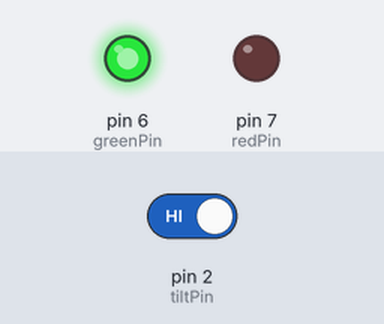
A sketch run on a simulated Arduino Uno, built with avr-gcc and run on an emulated ATmega328P. On the bench: output pins drawn as LEDs (lit = HIGH). The inputs (shaded band) are chosen by the test bench; at power-on: pin 2 (tiltPin) HIGH. What the sketch prints to the serial monitor is not drawn.

Above: at 1.2 s.
1.3 s: pin 2 (tiltPin) driven LOW
At 1.8 s:
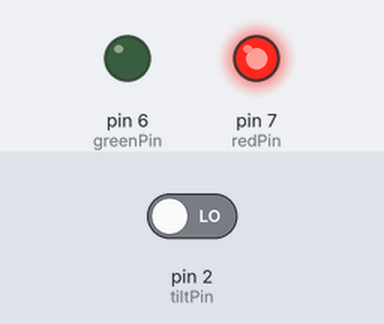
2.8 s: pin 2 (tiltPin) driven HIGH
At 4.2 s:
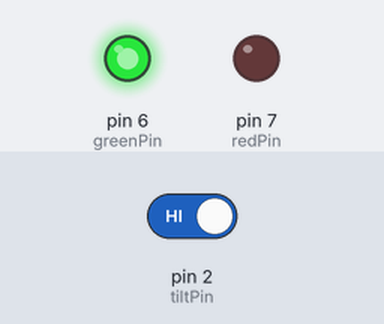
Timing chart, 0 to 5.8 s (numbered marks = the images above; inputs shaded):
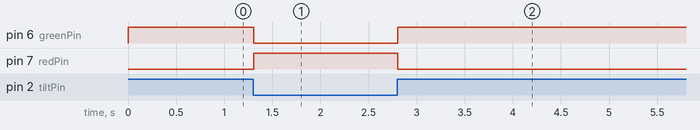

The sketch:

sketch_oct29a.ino
```cpp
int tiltPin = 2;
int redPin =7;
int greenPin = 6;

int tiltVal;

void setup() {
  pinMode(tiltPin, INPUT_PULLUP);
  pinMode(redPin, OUTPUT);
  pinMode(greenPin, OUTPUT);
  Serial.begin(9600);
}

void loop() {
  tiltVal = digitalRead(tiltPin);
  Serial.println(tiltVal);
  if (tiltVal == 0) {
    digitalWrite(redPin, HIGH);
    digitalWrite(greenPin, LOW);
  }
  else {
    digitalWrite(redPin, LOW);
    digitalWrite(greenPin, HIGH);
  }
}
```

Measured:
- after the input at 1.3 s, pin 6 (greenPin): HIGH → LOW at once; pin 7 (redPin): LOW → HIGH at once
- after the input at 2.8 s, pin 6 (greenPin): LOW → HIGH at once; pin 7 (redPin): HIGH → LOW at once
